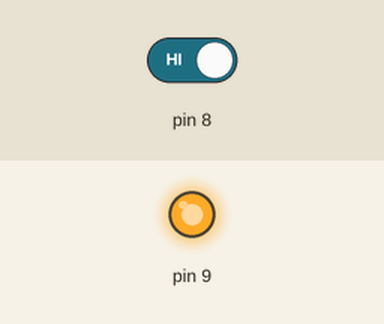
A sketch run on a simulated Arduino Uno, built with avr-gcc and run on an emulated ATmega328P. On the bench: output pins drawn as LEDs (lit = HIGH). The test bench sets the inputs (shaded band); at power-on: pin 8 HIGH. What the sketch prints to the serial monitor is not drawn.

Above: at 1.6 s.
1.7 s: pin 8 driven LOW
At 3.2 s:
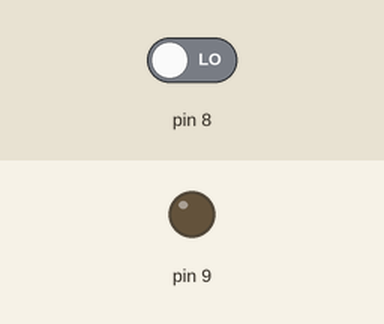
3.5 s: pin 8 driven HIGH
At 4.4 s:
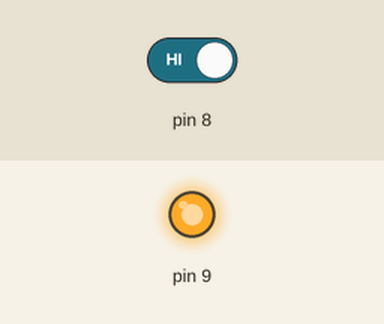
Timing chart, 0 to 6.5 s (numbered marks = the images above; inputs shaded):
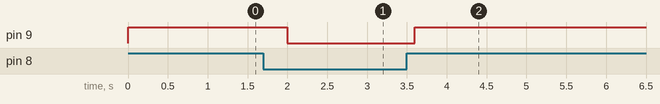

The sketch:

code_of_moisture.ino
```cpp
int WATER_PUMP = 9;
int sensor = 13;
int val;
void setup() {
Serial.begin(9600);
pinMode(9, OUTPUT);
pinMode(13, INPUT);

}
void loop() {
val = digitalRead(8);
if (val == LOW)
{
  digitalWrite(9, LOW);
  Serial.print(val);
}
else
{
  digitalWrite(9, HIGH);
  Serial.print(val);
}
delay(400);
}
```

Measured:
- after the input at 1.7 s, pin 9: HIGH → LOW after 0.30 s
- after the input at 3.5 s, pin 9: LOW → HIGH after 0.10 s
